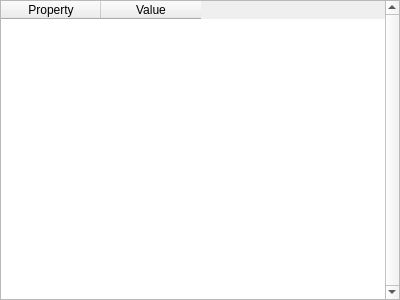
<?xml version="1.0" encoding="UTF-8"?>
<ui version="4.0">
 <class>RPropertyWidgetUi</class>
 <widget class="QWidget" name="RPropertyWidgetUi">
  <property name="geometry">
   <rect>
    <x>0</x>
    <y>0</y>
    <width>400</width>
    <height>300</height>
   </rect>
  </property>
  <property name="contextMenuPolicy">
   <enum>Qt::CustomContextMenu</enum>
  </property>
  <property name="windowTitle">
   <string>RPropertyWidget</string>
  </property>
  <layout class="QVBoxLayout" name="verticalLayout">
   <property name="leftMargin">
    <number>0</number>
   </property>
   <property name="topMargin">
    <number>0</number>
   </property>
   <property name="rightMargin">
    <number>0</number>
   </property>
   <property name="bottomMargin">
    <number>0</number>
   </property>
   <item>
    <widget class="QTableWidget" name="tableWidget">
     <property name="contextMenuPolicy">
      <enum>Qt::CustomContextMenu</enum>
     </property>
     <property name="verticalScrollBarPolicy">
      <enum>Qt::ScrollBarAlwaysOn</enum>
     </property>
     <property name="alternatingRowColors">
      <bool>false</bool>
     </property>
     <property name="selectionBehavior">
      <enum>QAbstractItemView::SelectRows</enum>
     </property>
     <property name="cornerButtonEnabled">
      <bool>false</bool>
     </property>
     <column>
      <property name="text">
       <string>Property</string>
      </property>
     </column>
     <column>
      <property name="text">
       <string>Value</string>
      </property>
     </column>
    </widget>
   </item>
  </layout>
 </widget>
 <layoutdefault spacing="6" margin="11"/>
 <resources>
  <include location="../Rt.qrc"/>
 </resources>
 <connections/>
</ui>
